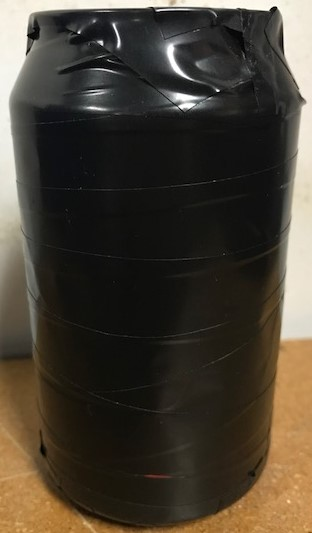
#> input picture Fotos/Positives/pos_init/9_9.jpg, 312 x 533 px, found by its file name
$ python il_funcs.py
#> lines starting #> are read from the running program, lines starting #| are printed output that depends on the picture
import cv2

def redimensionar_foto( path, output, factor ):
#> called with factor = 50
    var = cv2.imread(path)
#> var is the input picture: shape (533, 312, 3); mean B, G, R 51.8, 63.6, 71.2
    var = cv2.cvtColor(var, cv2.COLOR_BGR2GRAY)
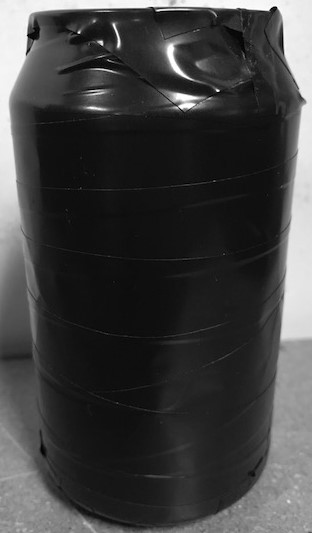
#> var: shape (533, 312); min 0, max 255, mean 64.5
    height, width = var.shape
#> height = 533; width = 312
    res = cv2.resize(var, (factor, factor), interpolation = cv2.INTER_CUBIC)
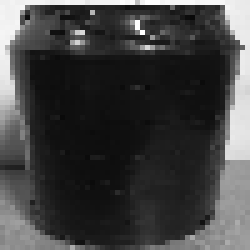
#> res: shape (50, 50) (shown 5 times larger); min 9, max 255, mean 64.9
    cv2.imwrite(output, res)

def resizeVideo( inp, factor ):
    var = inp
    height, width = var.shape
    inp = cv2.resize(var, None, fx=(1/factor), fy=(1/factor), interpolation = cv2.INTER_CUBIC)

redimensionar_foto("C:\\Users\\bigse\\Limpiador\\Fotos\\Positives\\9_9.jpg", 'C:\\Users\\bigse\\Limpiador\\Fotos\\Positives\\sample1.jpg', 50)

$ run again, with Fotos/Positives/pos_init/10.jpg copied over Fotos/Positives/pos_init/9_9.jpg
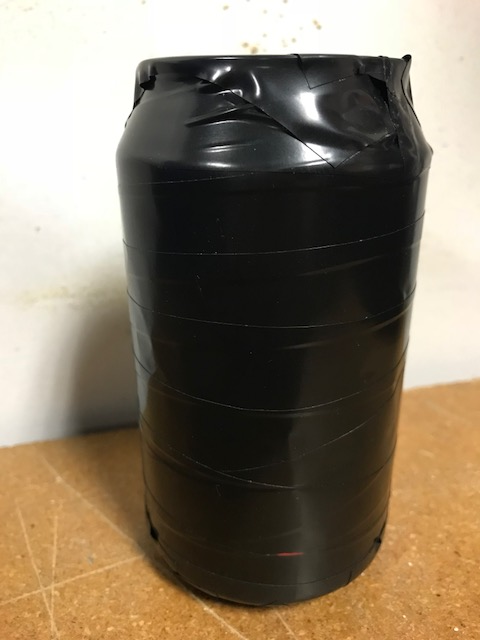
#> input picture Fotos/Positives/pos_init/10.jpg, 480 x 640 px, found by its file name
#> in redimensionar_foto, var is the input picture: shape (640, 480, 3); mean B, G, R 100.3, 119.4, 132.6
#> in redimensionar_foto, `var = cv2.cvtColor(var, cv2.COLOR_BGR2GRAY)`:
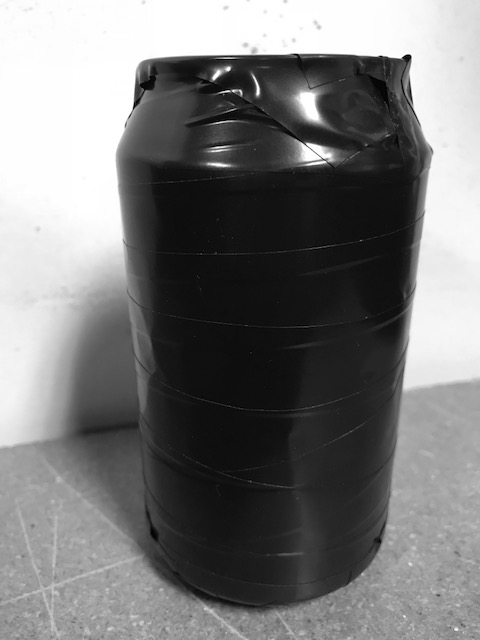
#> var: shape (640, 480); min 0, max 255, mean 121.2
#> in redimensionar_foto, `res = cv2.resize(var, (factor, factor), interpolation = cv2.INTER_CUBIC)`:
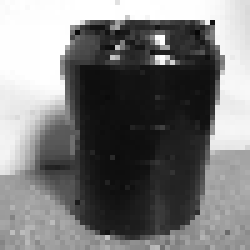
#> res: shape (50, 50) (shown 5 times larger); min 7, max 255, mean 121.1

$ run again, with Fotos/Positives/pos_init/11.jpg copied over Fotos/Positives/pos_init/9_9.jpg
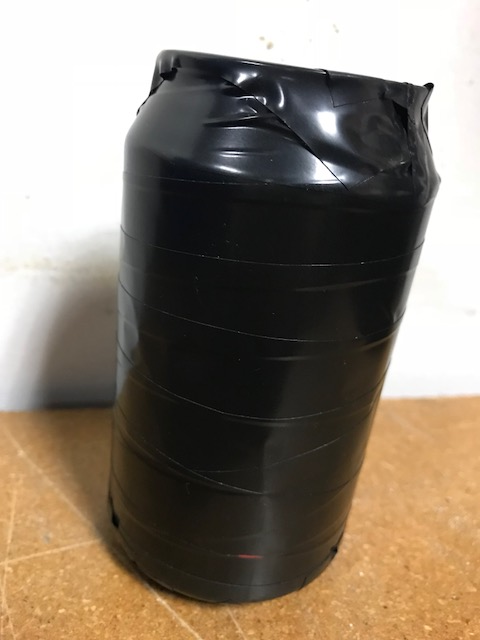
#> input picture Fotos/Positives/pos_init/11.jpg, 480 x 640 px, found by its file name
#> in redimensionar_foto, var is the input picture: shape (640, 480, 3); mean B, G, R 110.4, 124.8, 136.7
#> in redimensionar_foto, `var = cv2.cvtColor(var, cv2.COLOR_BGR2GRAY)`:
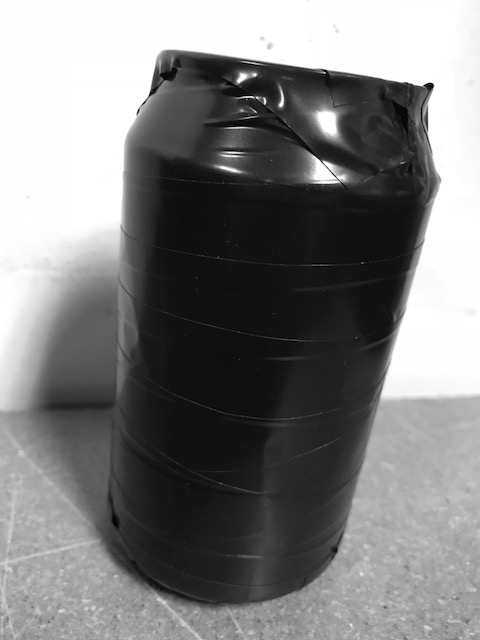
#> var: shape (640, 480); min 0, max 255, mean 126.7
#> in redimensionar_foto, `res = cv2.resize(var, (factor, factor), interpolation = cv2.INTER_CUBIC)`:
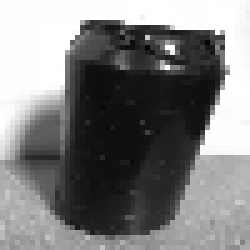
#> res: shape (50, 50) (shown 5 times larger); min 0, max 255, mean 126.3
